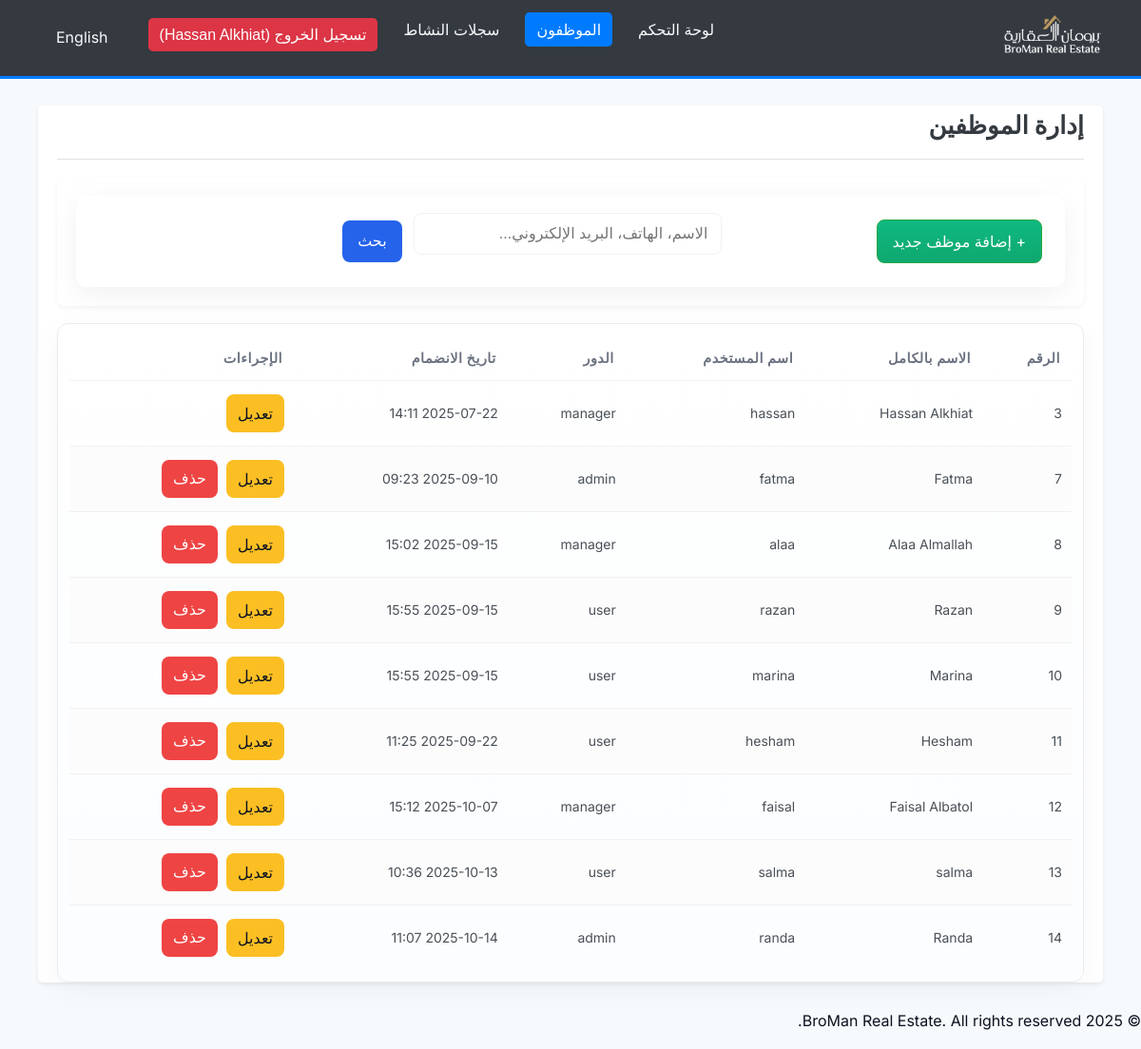
/employees_list.php (signed in), run on the app's committed database.
### tables this page shows
CREATE TABLE `employees` (
  `EmployeeID` int(11) NOT NULL,
  `FullName` varchar(255) NOT NULL,
  `Username` varchar(50) NOT NULL,
  `Password` varchar(255) NOT NULL COMMENT 'Stored using PHP password_hash (bcrypt)',
  `Role` enum('manager','admin','user') NOT NULL DEFAULT 'user',
  `DateJoined` timestamp NULL DEFAULT current_timestamp()
);

### lang/translate.php (called while the page is built, shortened)
<?php
$lang_file = __DIR__ . '/' . $_SESSION['lang'] . '.php';
if (file_exists($lang_file)) {
    $translations = include($lang_file);
} else {
    $translations = include(__DIR__ . '/ar.php');
}
function t($key)
{
    global $translations;
    return isset($translations[$key]) ? $translations[$key] : $key;
}
function get_direction()
{
    return ($_SESSION['lang'] == 'ar') ? 'rtl' : 'ltr';
}
function get_lang_code()
{
    return $_SESSION['lang'];
}

### permissions.php (called while the page is built, shortened)
<?php
function get_user_role() {
    return isset($_SESSION["role"]) ? $_SESSION["role"] : null;
}
function is_manager() {
    return get_user_role() === 'manager';
}
function can_manage_employees() {
    return is_manager();
}
?>

### employees_list.php (the view, shortened to what this page needs)
<?php
require_once __DIR__ .
'/lang/translate.php';
require_once 'permissions.php';
require_once __DIR__ . '/db.php';
$search_term = isset($_GET['search']) ? trim($_GET['search']) : '';
$sql = "SELECT EmployeeID, FullName, Username, Role, DateJoined FROM employees";
$sql .= " ORDER BY EmployeeID ASC";
$employees = [];
if ($stmt = $conn->prepare($sql)) {
    if ($stmt->execute()) {
        $result = $stmt->get_result();
        while ($row = $result->fetch_assoc()) {
            $employees[] = $row;
        }
    } else {
        error_log("Error fetching employees: " . $stmt->error);
        $_SESSION['error_message'] = t('error_retrieving_employees');
    }
} else {
    error_log("Error preparing statement for employees: " . $conn->error);
    $_SESSION['error_message'] = t('database_error');
}
?>
<!DOCTYPE html>
<html lang="<?php echo get_lang_code(); ?>" dir="<?php echo get_direction(); ?>">
<head>
    <link rel="stylesheet" href="modern_styles.css">
    <?php if (get_direction() === 'rtl'): ?>
        <link rel="stylesheet" href="rtl_styles.css">
    <?php endif; ?>
</head>
<body>
<?php require_once __DIR__ . '/navbar.php'; ?>
    <div class="container">
        <div class="page-header">
            <h1><?php echo t('employee_management'); ?></h1>
        </div>
        <div class="filter-section">
            <form method="GET" action="employees_list.php" class="filter-form">
                <div class="filter-item">
                    <a href="add_employee.php" class="btn btn-add">+ <?php echo t('add_new_employee'); ?></a>
                </div>
                <div class="filter-item" style="flex:1">
                    <input type="text" name="search" class="form-input" placeholder="<?php echo t('search_employees_placeholder'); ?>" value="<?php echo htmlspecialchars($search_term); ?>">
                </div>
                <div class="filter-item">
                    <button type="submit" class="btn btn-primary"><?php echo t('search'); ?></button>
                </div>
            </form>
        </div>
        <?php if (!empty($employees)): ?>
            <div class="table-responsive">
                <table class="properties-table">
                    <thead>
                        <tr>
                            <th><?php echo t('employee_id'); ?></th>
                            <th><?php echo t('full_name'); ?></th>
                            <th><?php echo t('username'); ?></th>
                            <th><?php echo t('role'); ?></th>
                            <th><?php echo t('date_joined'); ?></th>
                            <th><?php echo t('actions'); ?></th>
                        </tr>
                    </thead>
                    <tbody>
                        <?php foreach ($employees as $employee): ?>
                            <tr>
                                <td><?php echo htmlspecialchars($employee['EmployeeID']); ?></td>
                                <td><?php echo htmlspecialchars($employee['FullName']); ?></td>
                                <td><?php echo htmlspecialchars($employee['Username']); ?></td>
                                <td><?php echo t(htmlspecialchars($employee['Role'])); ?></td>
                                <td><?php echo htmlspecialchars(date('Y-m-d H:i', strtotime($employee['DateJoined']))); ?></td>
                                <td class="actions">
                                    <a href="edit_employee.php?id=<?php echo $employee['EmployeeID']; ?>" class="btn btn-edit"><?php echo t('edit'); ?></a>
                                    <?php
                                    $loggedInEmployeeId = $_SESSION['employee_id'] ?? ($_SESSION['user_id'] ?? null);
                            if ($loggedInEmployeeId != $employee['EmployeeID']): ?>
                                        <form method="POST" action="delete_employee.php" style="display:inline" onsubmit="return confirm('<?php echo t('confirm_delete_employee'); ?>');">
                                            <button type="submit" class="btn btn-delete"><?php echo t('delete'); ?></button>
                                        </form>
                                    <?php endif; ?>
                                </td>
                            </tr>
                        <?php endforeach; ?>
                    </tbody>
                </table>
            </div>
        <?php endif; ?>
    </div>
<?php require_once __DIR__ . '/footer.php'; ?>
</body>
</html>

### navbar.php (shortened to what this page needs)
<?php
require_once __DIR__ . '/lang/translate.php';
require_once 'permissions.php';
$is_logged_in = isset($_SESSION["loggedin"]) && $_SESSION["loggedin"] === true;
$user_full_name = isset($_SESSION["full_name"]) ? htmlspecialchars($_SESSION["full_name"]) : "Guest";
$active_page = basename($_SERVER["PHP_SELF"]);
$logo_path = "images/broman_logo.png";
$current_lang = get_lang_code();
$switch_lang = ($current_lang == 'ar') ? 'en' : 'ar';
$switch_lang_text = ($current_lang == 'ar') ? t('switch_language_en') : t('switch_language_ar');
$query_params = $_GET;
$query_params['lang'] = $switch_lang;
$switch_lang_url = basename($_SERVER['PHP_SELF']) . '?' . http_build_query($query_params);
?>
<nav class="navbar">
    <div class="logo-container">
        <a href="dashboard.php" class="company-name-link">
            <img src="<?php echo $logo_path; ?>" alt="<?php echo t('broman_real_estate_logo'); ?>" class="logo">
        </a>
    </div>
    <ul>
        <?php if ($is_logged_in): ?>
            <li><a href="dashboard.php" class="<?php echo ($active_page == "dashboard.php") ? "active" : ""; ?>"><?php echo t('dashboard'); ?></a></li>
            <?php if (can_manage_employees()): ?>
                <li><a href="employees_list.php" class="<?php echo ($active_page == "employees_list.php" || $active_page == "add_employee.php" || $active_page == "edit_employee.php") ? "active" : ""; ?>"><?php echo t('employees'); ?></a></li>
            <?php endif; ?>
      <?php if (is_manager()): ?>
        <li><a href="manager_activity.php" class="<?php echo ($active_page == "manager_activity.php") ? "active" : ""; ?>"><?php echo t('activity_logs') ? t('activity_logs') : (get_lang_code() === 'ar' ? 'سجل النشاط' : 'Activity Log'); ?></a></li>
      <?php endif; ?>
            <li>
                <form action="logout.php" method="POST" style="display: inline;">
                    <button type="submit" class="btn-logout"><?php echo sprintf(t('logout_user'), $user_full_name); ?></button>
                </form>
            </li>
        <?php else: ?>
            <li><a href="login.php" class="<?php echo ($active_page == "login.php") ? "active" : ""; ?>"><?php echo t('login'); ?></a></li>
        <?php endif; ?>
         <li><a href="<?php echo htmlspecialchars($switch_lang_url); ?>" class="lang-switch"><?php echo $switch_lang_text; ?></a></li>
    </ul>
</nav>

### footer.php (shortened to what this page needs)
<footer class="footer">
    <p>&copy; <?php echo date("Y"); ?> BroMan Real Estate. All rights reserved.</p>
</footer>

### modern_styles.css (style rules this page uses)
:root { --primary-color: #007bff; --secondary-color: #6c757d; --light-color: #f8f9fa; --dark-color: #343a40; --success-color: #28a745; --danger-color: #dc3545; --warning-color: #ffc107; --font-family: 'Inter', 'Tajawal', system-ui, -apple-system, 'Segoe UI', Roboto, 'Helvetica Neue', Arial, sans-serif; --border-radius: 0.3rem; --box-shadow: 0 0.125rem 0.25rem rgba(0, 0, 0, 0.075); }
body { font-family: var(--font-family); margin: 0; background-color: var(--light-color); color: var(--dark-color); line-height: 1.6; }
.container { width: 90%; max-width: 1200px; margin: 20px auto; padding: 20px; background-color: #fff; border-radius: var(--border-radius); box-shadow: var(--box-shadow); }
.navbar { background-color: var(--dark-color); padding: 1rem 2rem; display: flex; justify-content: space-between; align-items: center; border-bottom: 3px solid var(--primary-color); }
.navbar .logo-container { display: flex; align-items: center; }
.navbar .logo { height: 40px; margin-right: 10px; }
.navbar ul { list-style: none; margin: 0; padding: 0; display: flex; }
.navbar ul li { margin-left: 20px; }
.navbar ul li a { color: #f8f9fa; text-decoration: none; font-size: 1rem; padding: 0.5rem 0.75rem; border-radius: var(--border-radius); transition: background-color 0.3s ease; }
.navbar ul li a:hover, .navbar ul li a.active { background-color: var(--primary-color); color: #fff; }
.navbar ul li form button { background-color: var(--danger-color); color: white; border: none; padding: 0.5rem 0.75rem; border-radius: var(--border-radius); cursor: pointer; font-size: 1rem; }
.page-header { display: flex; justify-content: space-between; align-items: center; margin-bottom: 25px; padding-bottom: 15px; border-bottom: 1px solid #dee2e6; }
.page-header h1, .page-title { margin: 0; font-size: 2rem; color: var(--dark-color); }
.btn { display: inline-block; font-weight: 400; text-align: center; vertical-align: middle; cursor: pointer; user-select: none; background-color: transparent; border: 1px solid transparent; padding: 0.5rem 1rem; font-size: 1rem; line-height: 1.5; border-radius: var(--border-radius); transition: color 0.15s ease-in-out, background-color 0.15s ease-in-out, border-color 0.15s ease-in-out, box-shadow 0.15s ease-in-out; text-decoration: none; }
.btn-primary { color: #fff; background-color: var(--primary-color); border-color: var(--primary-color); }
.btn-add { color: #fff; background-color: var(--success-color); border-color: var(--success-color); padding: 0.6rem 1.2rem; }
.btn-edit { color: #212529; background-color: var(--warning-color); border-color: var(--warning-color); }
.btn-delete { color: #fff; background-color: var(--danger-color); border-color: var(--danger-color); }
.form-input, .form-card select, .form-card textarea { display: block; width: calc(100% - 22px); padding: 0.75rem; font-size: 1rem; line-height: 1.5; color: #495057; background-color: #fff; background-clip: padding-box; border: 1px solid #ced4da; border-radius: var(--border-radius); transition: border-color 0.15s ease-in-out, box-shadow 0.15s ease-in-out; margin-bottom: 1rem; }
.table-responsive { background-color: #ffffff; border-radius: 8px; box-shadow: 0 4px 20px rgba(0, 0, 0, 0.05); padding: 10px; border: 1px solid #e9ecef; }
.properties-table { width: 100%; border-collapse: collapse; }
.properties-table thead th { background-color: #f8f9fa; color: #343a40; padding: 16px; text-align: right; font-weight: 600; font-size: 0.9rem; text-transform: uppercase; letter-spacing: 0.5px; border-bottom: 2px solid #dee2e6; }
.properties-table tbody td { padding: 15px; vertical-align: middle; color: #495057; border-bottom: 1px solid #f1f1f1; transition: background-color 0.2s ease; }
.properties-table tbody tr:nth-of-type(even) { background-color: #fcfcfc; }
.properties-table tbody tr:last-child td { border-bottom: none; }
.properties-table td, .properties-table th { white-space: normal !important; word-wrap: break-word; hyphens: auto; }
.properties-table thead th, .properties-table tbody td { padding: 14px 10px; }
.filter-section { margin-bottom: 25px; padding: 20px; background-color: #f8f9fa; border-radius: 8px; box-shadow: 0 2px 5px rgba(0,0,0,0.05); }
.filter-item { flex: 1; min-width: 200px; }

### data on the page
employees: EmployeeID "3", FullName "Hassan Alkhiat", Username "hassan", Role "manager", DateJoined "2025-07-22 14:11"
employees: EmployeeID "7", FullName "Fatma", Username "fatma", Role "admin", DateJoined "2025-09-10 09:23"
employees: EmployeeID "8", FullName "Alaa Almallah", Username "alaa", Role "manager", DateJoined "2025-09-15 15:02"
employees: EmployeeID "9", FullName "Razan", Username "razan", Role "user", DateJoined "2025-09-15 15:55"
employees: EmployeeID "10", FullName "Marina", Username "marina", Role "user", DateJoined "2025-09-15 15:55"
employees: EmployeeID "11", FullName "Hesham", Username "hesham", Role "user", DateJoined "2025-09-22 11:25"
employees: EmployeeID "12", FullName "Faisal Albatol", Username "faisal", Role "manager", DateJoined "2025-10-07 15:12"
employees: EmployeeID "13", FullName "salma", Username "salma", Role "user", DateJoined "2025-10-13 10:36"
employees: EmployeeID "14", FullName "Randa", Username "randa", Role "admin", DateJoined "2025-10-14 11:07"

### other printed values
t('dashboard') "لوحة التحكم"
t('employees') "الموظفون"
t('activity_logs') "سجلات النشاط"
sprintf(t('logout_user'), $user_full_name) "تسجيل الخروج (Hassan Alkhiat)"
$switch_lang_text "English"
t('employee_management') "إدارة الموظفين"
t('add_new_employee') "إضافة موظف جديد"
t('search') "بحث"
t('employee_id') "الرقم"
t('full_name') "الاسم بالكامل"
t('username') "اسم المستخدم"
t('role') "الدور"
t('date_joined') "تاريخ الانضمام"
t('actions') "الإجراءات"
